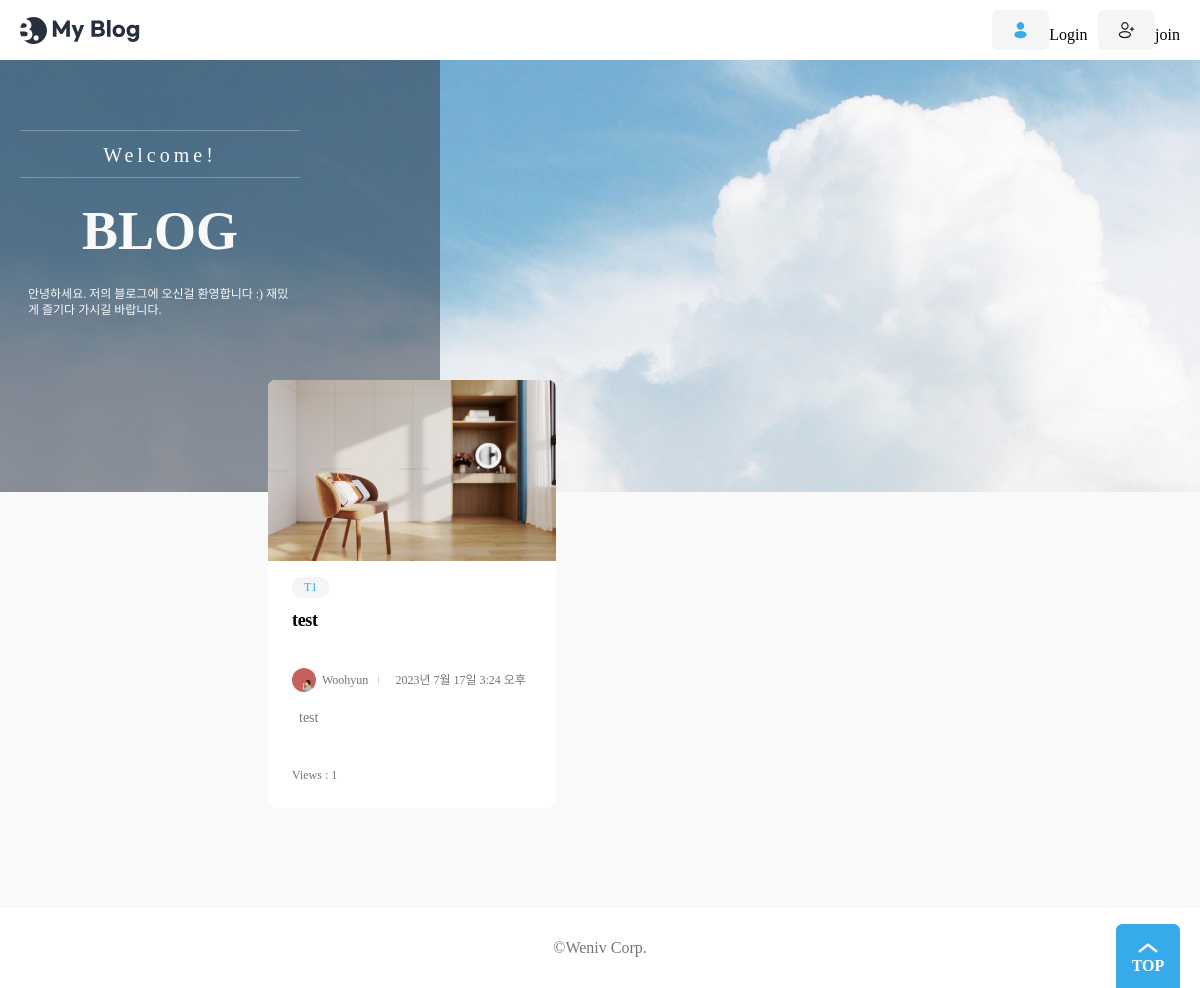
/blog/, run on an earlier commit of the app's database.
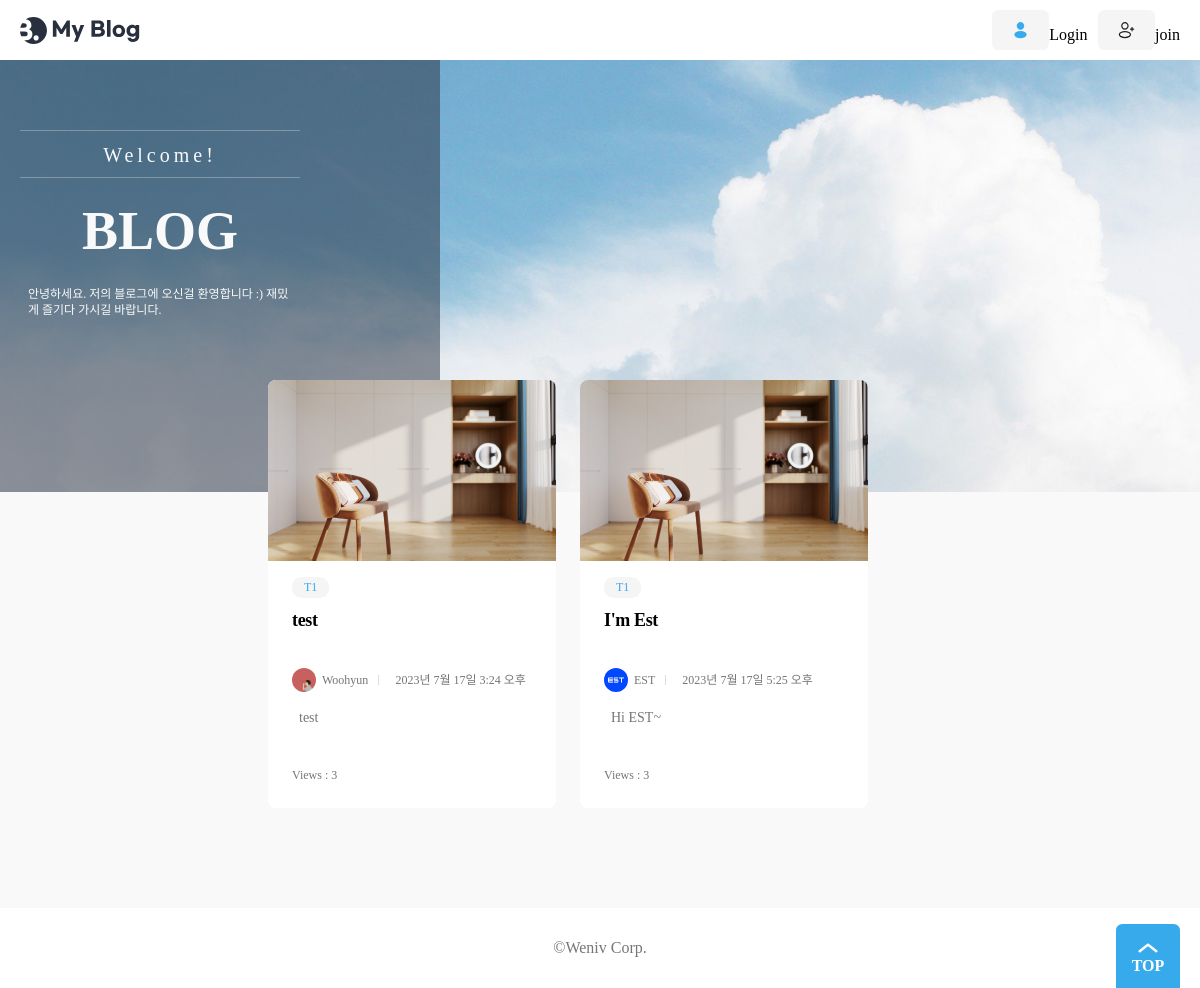
And on a later commit of the database.
### blog/models.py (models this page shows)
class Post(models.Model):
    CATEGORY_1 = "T1"
    CATEGORY_2 = "T2"
    CATEGORY_CHOICES = ((CATEGORY_1, "Test1"), (CATEGORY_2, "Test2"))
    title = models.CharField(max_length=30)
    content = models.TextField()
    writer = models.ForeignKey(User, on_delete=models.CASCADE)
    status = models.CharField(default='active', max_length=20)
    category = models.CharField(choices=CATEGORY_CHOICES, max_length=2, null=True, blank=True)
    views = models.IntegerField(default=0)
    created_at = models.DateTimeField(auto_now_add=True)
    updated_at = models.DateTimeField(auto_now=True)

### user/models.py (models this page shows)
class User(AbstractUser):
    username = None
    email = models.EmailField(unique=True, max_length=255)
    is_profile = models.BooleanField(default=False)
    is_staff = models.BooleanField(default=False)
    is_superuser = models.BooleanField(default=False)
    is_active = models.BooleanField(default=True)
    date_joined = models.DateTimeField(auto_now_add=True)
    last_login = models.DateTimeField(auto_now=True, null=True, blank=True)
    USERNAME_FIELD = 'email'
    EMAIL_FIELD = 'email'
    REQUIRED_FIELDS = []
    objects = UserManager()

class Profile(models.Model):
    user = models.OneToOneField('User', on_delete=models.CASCADE)
    name = models.CharField(max_length=50, null=True, blank=True)
    avatarUrl = models.ImageField(upload_to='user/media',null=True)
    aboutMe = models.TextField(null=True, blank=True)
    created_at = models.DateTimeField(auto_now_add=True)

### blog/views.py (the view)
# urls.py: path('', Index.as_view() , name='list'),
class Index(View):
    def get(self, request):
        post_objs = Post.objects.all().filter(status='active')
        categories = ['T1','T2']
        context = {
            "posts": post_objs,
            "categories": categories
        }
        return render(request, 'blog/post_list.html', context)

### blog/templates/blog/post_list.html (shortened to what this page needs)
{% extends 'blog/base.html' %}
{% load static %}
{% block content %}
    <main>
        <div class="banner">
            <div class="max-width">
                <div class="banner-contents">
                    <p class="sub-text">Welcome!</p>
                    <p class="main-text">BLOG</p>
                    <p class="description">
                        안녕하세요. 저의 블로그에 오신걸 환영합니다 :) 재밌게 즐기다 가시길 바랍니다.
                    </p>
                </div>
            </div>
        </div>
        <div class="max-width">
            {% if posts %}
            <ul class="posts">
                {% for post in posts %}
                <li>
                    <a href="{% url 'blog:detail' pk=post.pk %}" class="post">
                        <article>
                            <img src="{% static 'blog/images/post-img6.jpg' %}" alt="" />
                            <div class="contents-wrap">
                                <dl class="category">
                                    <dd>{{ post.category }}</dd>
                                </dl>
                                <h3>{{post.title}}</h3>
                                <dl class="author-wrap">
                                    <dd class="author"><img src="{{ post.writer.profile.avatarUrl.url }}" alt="" /> {{ post.writer.profile.name }}</dd>
                                    <dd class="created">{{post.created_at}}</dd>
                                </dl>
                                <p class="post-description">
                                    {{post.content}}
                                </p>
                                <dl class="author-wrap">
                                    <dd class="views">Views : {{post.views}}</dd>
                                </dl>
                            </div>
                        </article>
                    </a>
                </li>
                {% endfor %}
            </ul>
            {% else %}
                <p>작성된 게시물이 없습니다.</p>
            {% endif %}
        </div>
    </main>
{% endblock %}

### blog/templates/blog/base.html (shortened to what this page needs)
<!DOCTYPE html>
<html lang="ko">
    {% load static %}
    <head>
        <link rel="stylesheet" href="{% static 'blog/css/reset.css' %}" />
		<link rel="stylesheet" as="style" crossorigin href="https://cdn.jsdelivr.net/gh/orioncactus/pretendard/dist/web/static/pretendard.css" />
		<link rel="stylesheet" href="{% static 'blog/css/global.css' %}" />
		<link rel="stylesheet" href="{% static 'blog/css/header.css' %}" />
		<link rel="stylesheet" href="{% static 'blog/css/footer.css' %}" />
		<link rel="stylesheet" href="{% static 'blog/css/about.css' %}" />
		<link rel="stylesheet" href="{% static 'blog/css/button.css' %}" />
		<link rel="stylesheet" href="{% static 'blog/css/banner.css' %}" />
		<link rel="stylesheet" href="{% static 'blog/css/category.css' %}" />
		<link rel="stylesheet" href="{% static 'blog/css/author.css' %}" />
		<link rel="stylesheet" href="{% static 'blog/css/post.css' %}" />
		<link rel="stylesheet" href="{% static 'blog/css/posts.css' %}" />
		<link rel="stylesheet" href="{% static 'blog/css/main.css' %}" />
        <link rel="stylesheet" href="{% static 'blog/css/wrapbox.css' %}" />
		<link rel="stylesheet" href="{% static 'blog/css/view.css' %}" />
    </head>
    <body>
		<header>
			<div class="max-width">
				<h1>
					<a href="{% url 'home' %}">
						<img src="{% static 'blog/assets/Logo.svg' %}" alt="My Blog" />
					</a>
				</h1>
				<ul>
                    {% if request.user.is_authenticated %}
					<li class="profile-img">
						<a href="{%url 'user:profile' %}">
							<img src="{{ request.user.profile.avatarUrl.url }}" alt="My Profile" />
						</a>
					</li>
					<li>
						<a href="{% url 'blog:write' %}" class="button">
							<img src="{% static 'blog/assets/icon-modify-white.svg' %}" alt="" />
							<span>Write</span>
						</a>
					</li>
					<li>
						<button class="button white">
							<img src="{% static 'blog/assets/icon-logout.svg' %}" alt="" />
							<a href="{%url 'user:logout' %}">Logout</a>
						</button>
					</li>
                    {% else %}
					<li>
						<a href="#" class="button gray">
							<img src="{% static 'blog/assets/icon-login.svg' %}" alt="" />
							<a href="{%url 'user:login' %}">Login</a>
						</a>
					</li>
					<li class="only-pc">
						<a href="#" class="button gray">
							<img src="{% static 'blog/assets/icon-register.svg' %}" alt="" />
							<a href="{%url 'user:join' %}">join</a>
						</a>
					</li>
                    {% endif %}
				</ul>
			</div>
		</header>
        <main class="container">
            {% block content %}
            {% endblock %}
        </main>
		<footer>
			<div class="max-width">
				<h2>©Weniv Corp.</h2>
				<button class="top-button">TOP</button>
			</div>
		</footer>
    </body>
</html>

### static/blog/css/global.css (style rules this page uses)
:root { --main-color: rgb(55, 170, 236); --main-rgb: 55, 171, 236; --outline-border: rgb(55, 160, 236); --red-color: rgb(243, 124, 75); --red-rgb: 243, 124, 75; --black-color: #28303f; --white-color: #fff; --gray-color: #767676; --border-color: #ddd; --gray-background-light: #f9f9f9; --gray-background: #f5f5f5; --gray-text: #6f6f6f; --border-radius: 0.4em; }
h1, a, div, p, section, article, input, textarea { box-sizing: border-box; }
a { text-decoration: none; color: inherit; }
html { font-size: 10px; }
body { font-size: 1.6rem; line-height: 1.4; }
input, button { font-size: inherit; font-family: inherit; }
button { cursor: pointer; }
a { border-radius: 0.8rem; overflow: hidden; }
img { vertical-align: bottom; }
body { background: var(--gray-background-light); }
.max-width { width: 1224px; max-width: calc(100% - 4rem); margin: 0 auto; }

### static/blog/css/header.css (style rules this page uses)
header { background: var(--white-color); }
header .max-width { display: flex; align-items: center; justify-content: space-between; gap: 4rem; padding: 1rem 0; }
header h1 { font-size: 3rem; }
header h1 a { display: block; padding: 0.4rem; margin-left: -0.4rem; }
header h1 a img { display: block; }
header ul { display: flex; align-items: center; gap: 1rem; }
header .button { text-transform: none; }

### static/blog/css/footer.css (style rules this page uses)
footer { background: var(--white-color); margin-top: 10rem; }
footer .max-width { display: flex; align-items: center; justify-content: center; height: 8rem; position: relative; }
footer h2 { color: var(--gray-color); }
.top-button { position: absolute; bottom: 0; right: 0; width: 6.4rem; height: 6.4rem; padding-top: 2.2rem; border: 0; border-radius: var(--border-radius) var(--border-radius) 0 0; background: var(--main-color) url(../assets/ArrowTop.svg) no-repeat 50% 0.4rem / 4rem; color: var(--white-color); text-align: center; font-weight: bold; }

### static/blog/css/button.css (style rules this page uses)
.button { display: inline-flex; align-items: center; justify-content: center; gap: 0.8rem; height: 4rem; padding: 0.2rem 1.2em 0; border: 0; border-radius: var(--border-radius); background: var(--main-color); color: var(--white-color); text-transform: uppercase; font-weight: bold; line-height: 1; }
.button img { height: 1.2em; margin-top: -0.2rem; vertical-align: middle; }
.button.gray { background: var(--gray-background); color: var(--black-color); }

### static/blog/css/banner.css (style rules this page uses)
.banner { position: relative; background: url(../assets/background.jpg) no-repeat 50% 50% / cover; height: 27em; margin-bottom: -7em; }
.banner-contents { width: 28rem; padding: 7rem 0 14.5rem; text-align: center; color: var(--gray-background-light); }
.banner-contents::before { content: ""; display: block; position: absolute; top: 0; left: 0; width: calc((100% - 1224px) / 2 + 44rem); height: 100%; background: rgba(40, 48, 63, 0.5); }
.banner-contents > * { position: relative; }
.banner-contents .sub-text { border: 1px solid rgba(249, 249, 249, 0.3); border-width: 1px 0; padding: 1rem 0 0.8rem; font-size: 2rem; letter-spacing: 0.2em; }
.banner .main-text { font-weight: bold; font-size: 5.4rem; margin: 1.6rem 0; }
.description { font-size: 1.2rem; text-align: left; word-break: break-all; padding: 0 0.8rem; }
@media (max-width: 1280px) { .banner-contents::before { width: 44rem; } }

### static/blog/css/category.css (style rules this page uses)
.category { display: flex; flex-wrap: wrap; color: var(--main-color); }
.category dd { margin-right: 0.4rem; padding: 0.2rem 1.2rem; border-radius: calc(var(--border-radius) * 2); background: var(--gray-background); font-size: 1.2rem; }

### static/blog/css/author.css (style rules this page uses)
.author-wrap { display: flex; gap: 1rem; color: #767676; font-size: 1.2rem; }
.author-wrap dd { display: flex; align-items: center; gap: 0.6rem; }
.author img { width: 2em; height: 2em; border-radius: 50%; }
.created::before { content: ""; display: block; width: 1px; height: 0.8em; margin-right: 1rem; background: var(--border-color); }

### static/blog/css/post.css (style rules this page uses)
.post { display: block; overflow: hidden; border-radius: var(--border-radius); background: var(--white-color); font-size: 2rem; }
.post article > img { width: 100%; }
.contents-wrap { padding: 1.6rem 2.4rem 2.4rem; }
.contents-wrap h3, .contents-wrap .post-description { display: -webkit-box; -webkit-box-orient: vertical; overflow: hidden; text-overflow: ellipsis; word-break: break-all; }
.contents-wrap h3 { height: calc(1.8rem * 1.4 * 2); margin: 1rem 0; font-size: 1.8rem; font-weight: bold; -webkit-line-clamp: 2; letter-spacing: -0.02em; }
.contents-wrap .post-description { height: calc(1.4rem * 1.4 * 3); margin-top: 1.6rem; color: var(--gray-color); font-size: 1.4rem; -webkit-line-clamp: 3; text-indent: 0.5em; }

What changed in the data, as far as the page shows it:
changed Post "test": views "1" → "3"
added Post: category "T1", title "I'm Est", writer.profile.avatarUrl (picture), writer.profile.name "EST", created_at "2023년 7월 17일 5:25 오후", content "Hi EST~", views "3"
